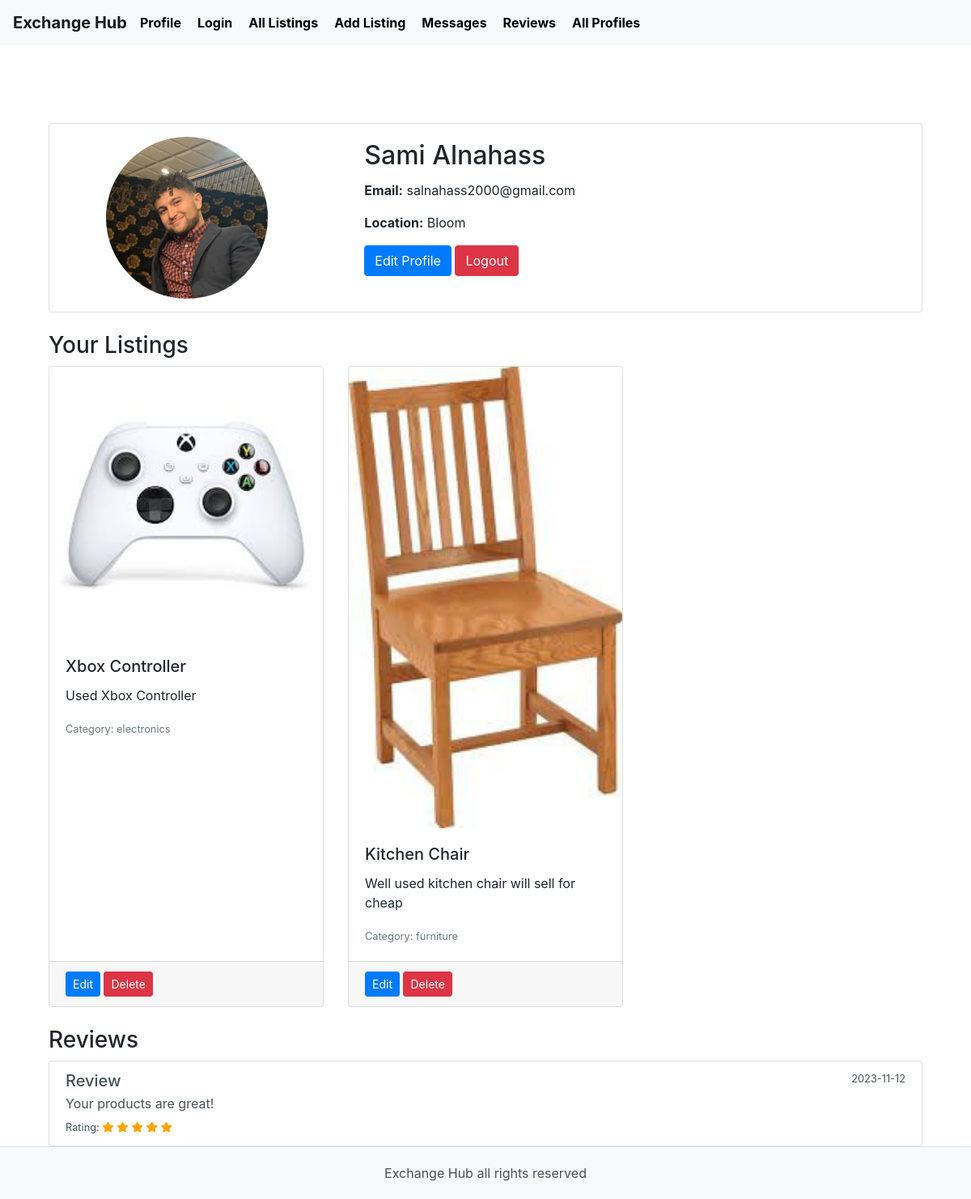
Page /profile (signed in) on the committed database.
### tables this page shows
CREATE TABLE User (
    userID INTEGER PRIMARY KEY AUTOINCREMENT,
    firstName TEXT NOT NULL,
    lastName TEXT NOT NULL,
    email TEXT UNIQUE NOT NULL,
    hashedPassword TEXT NOT NULL,
    profileImage TEXT,
    location TEXT NOT NULL,
    joinDate DATE NOT NULL,
    lastLogin DATE NOT NULL
);

CREATE TABLE Listing (
    listingID INTEGER PRIMARY KEY AUTOINCREMENT,
    userID INTEGER,
    title TEXT NOT NULL,
    description TEXT NOT NULL,
    images TEXT,
    category TEXT NOT NULL,
    datePosted DATE NOT NULL,
    status TEXT NOT NULL,
    FOREIGN KEY (userID) REFERENCES User(userID)
);

CREATE TABLE Review (
    reviewID INTEGER PRIMARY KEY AUTOINCREMENT,
    reviewerID INTEGER,
    reviewedUserID INTEGER,
    rating INTEGER NOT NULL,
    comment TEXT,
    datePosted DATE NOT NULL,
    FOREIGN KEY (reviewerID) REFERENCES User(userID),
    FOREIGN KEY (reviewedUserID) REFERENCES User(userID)
);

### app.py (the view)
@app.route('/profile')
def profile():
    user_id = session.get('user_id')
    if user_id is None:
        flash('Please log in to access your profile', 'error')
        return redirect(url_for('login'))
    userid = request.args.get('user_id')
    conn = sqlite3.connect('database.db')
    conn.row_factory = sqlite3.Row
    cursor = conn.cursor()
    cursor.execute("SELECT * FROM User WHERE userID=?", (user_id,))
    user = cursor.fetchone()
    cursor.execute("SELECT * FROM Listing WHERE userID=?", (user_id,))
    user_listings = cursor.fetchall()
    print(user_listings)
    if user is None:
        flash('User not found', 'error')
        return redirect(url_for('login'))
    first_name = user['firstName']
    last_name = user['lastName']
    email = user['email']
    location = user['location']
    profile_image = user['profileImage']
    cursor.execute("SELECT * FROM Review WHERE reviewedUserID=?", (user_id,))
    user_reviews = cursor.fetchall()
    return render_template('profile.html', first_name=first_name, last_name=last_name, email=email, location=location, profile_image=profile_image, user_listings=user_listings, user_reviews=user_reviews)

### templates/profile.html (shortened to what this page needs)
{% extends 'layout.html' %}
{% block content %}
<div class="container mt-5">
    <div class="card mb-4">
        <div class="row g-0">
            <div class="col-md-4 d-flex justify-content-center align-items-center">
                <img src="{{ profile_image }}" alt="Profile Image" class="img-fluid rounded-circle m-3" style="width: 200px; height: 200px;">
            </div>
            <div class="col-md-8">
                <div class="card-body">
                    <h2 class="card-title">{{ first_name }} {{ last_name }}</h2>
                    <p class="card-text"><strong>Email:</strong> {{ email }}</p>
                    <p class="card-text"><strong>Location:</strong> {{ location }}</p>
                    <a href="{{ url_for('edit_profile') }}" class="btn btn-primary">Edit Profile</a>
                    <a href="{{ url_for('logout') }}" class="btn btn-danger">Logout</a>
                </div>
            </div>
        </div>
    </div>
    <h3>Your Listings</h3>
    <div class="row">
        {% for listing in user_listings %}
        <div class="col-md-4 mb-4">
            <div class="card h-100">
                {% if listing['images'] %}
                <a href="{{ url_for('view_listing', listing_id=listing['listingID']) }}">
                    <img src="{{ listing['images'] }}" alt="{{ listing['title'] }}" class="card-img-top">
                </a>
                {% else %}
                <img src="{{ url_for('static', filename='path_to_default_listing_image.jpg') }}" alt="Default Listing Image" class="card-img-top">
                {% endif %}
                <div class="card-body">
                    <h5 class="card-title">{{ listing['title'] }}</h5>
                    <p class="card-text">{{ listing['description'] }}</p>
                    <p class="card-text"><small class="text-muted">Category: {{ listing['category'] }}</small></p>
                </div>
                <div class="card-footer">
                    <a href="{{ url_for('edit_listing', listing_id=listing['listingID']) }}" class="btn btn-primary btn-sm">Edit</a>
                    <a href="{{ url_for('delete_listing', listing_id=listing['listingID']) }}" class="btn btn-danger btn-sm" onclick="return confirm('Are you sure you want to delete this listing?');">Delete</a>
                </div>
            </div>
        </div>
        {% endfor %}
    </div>
    <h3>Reviews</h3>
    <div class="list-group">
        {% if user_reviews %}
        {% for review in user_reviews %}
        <div class="list-group-item list-group-item-action flex-column align-items-start">
            <div class="d-flex w-100 justify-content-between">
                <h5 class="mb-1">Review</h5>
                <small>{{ review.datePosted }}</small>
            </div>
            <p class="mb-1">{{ review.comment }}</p>
            <small>Rating:
                {% for star in range(review.rating) %}
                    <span class="fa fa-star checked"></span>
                {% endfor %}
            </small>
        </div>
        {% endfor %}
        {% else %}
        <p>No reviews yet.</p>
        {% endif %}
    </div>
</div>
{% endblock %}

### static/style.css (style rules this page uses)
.checked { color: orange; }

### templates/layout.html (style rules this page uses)
html, body { height: 100%; display: flex; flex-direction: column; }
.container { flex: 1; }

### rows in the picture
User: profileImage (picture), firstName "Sami", lastName "Alnahass", email "salnahass2000@gmail.com", location "Bloom"
Listing: images (picture), title "Xbox Controller", description "Used Xbox Controller", category "electronics"
Listing: images (picture), title "Kitchen Chair", description "Well used kitchen chair will sell for cheap", category "furniture"
Review: datePosted "2023-11-12", comment "Your products are great!", rating 5 (drawn)
